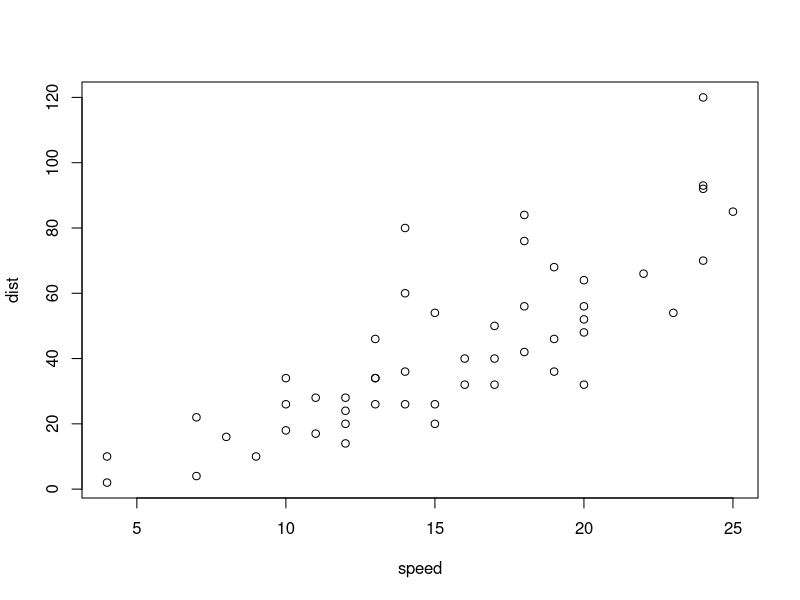
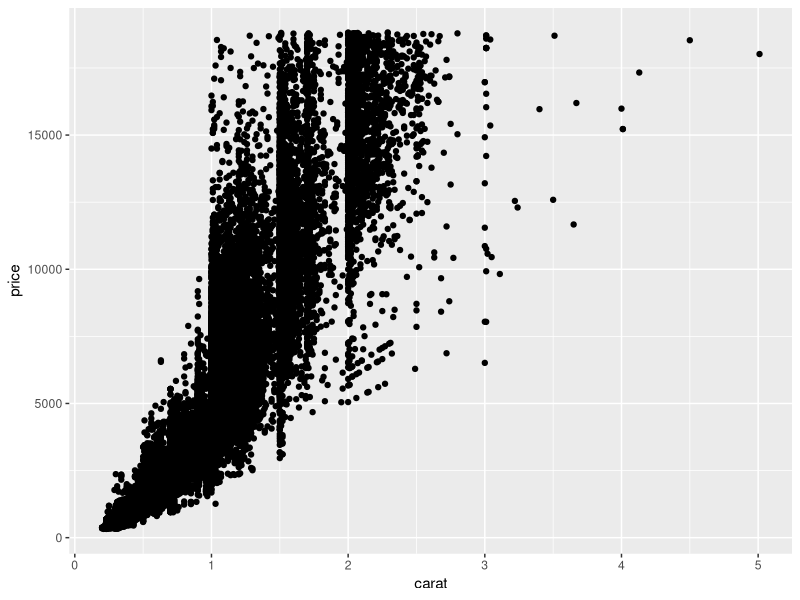
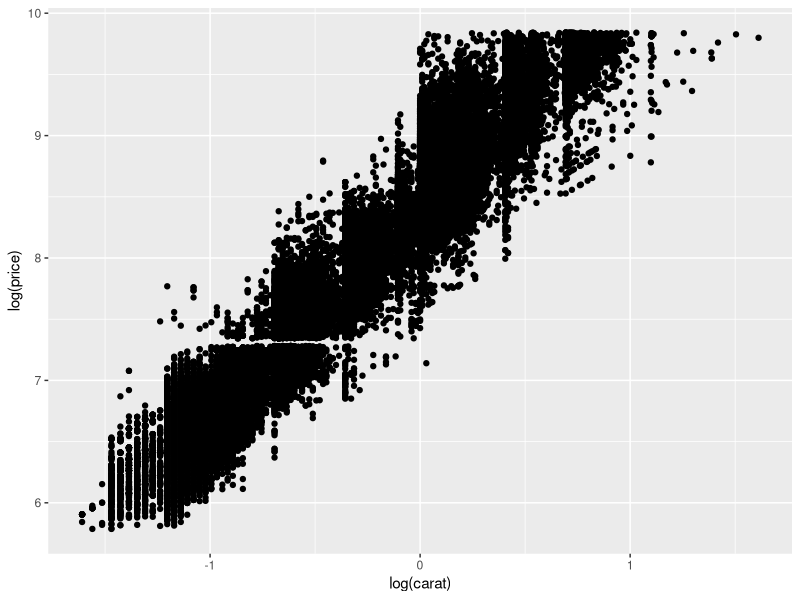
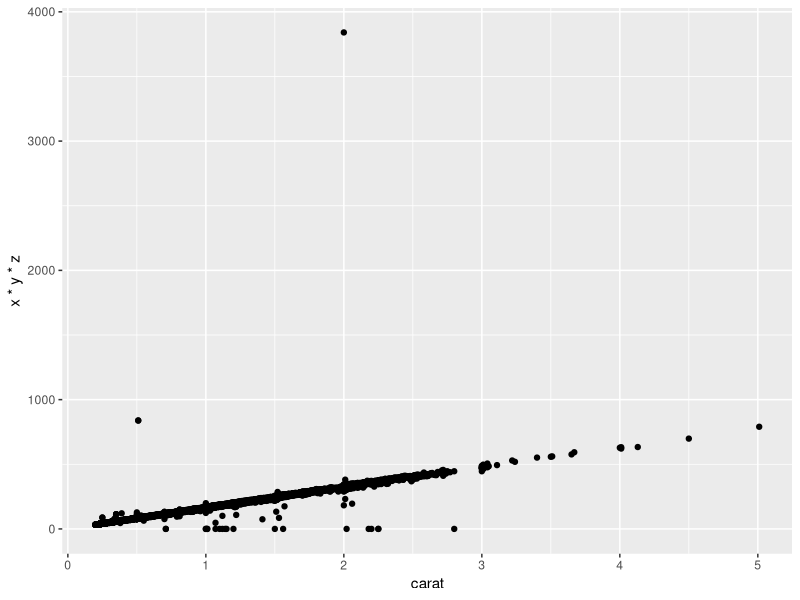
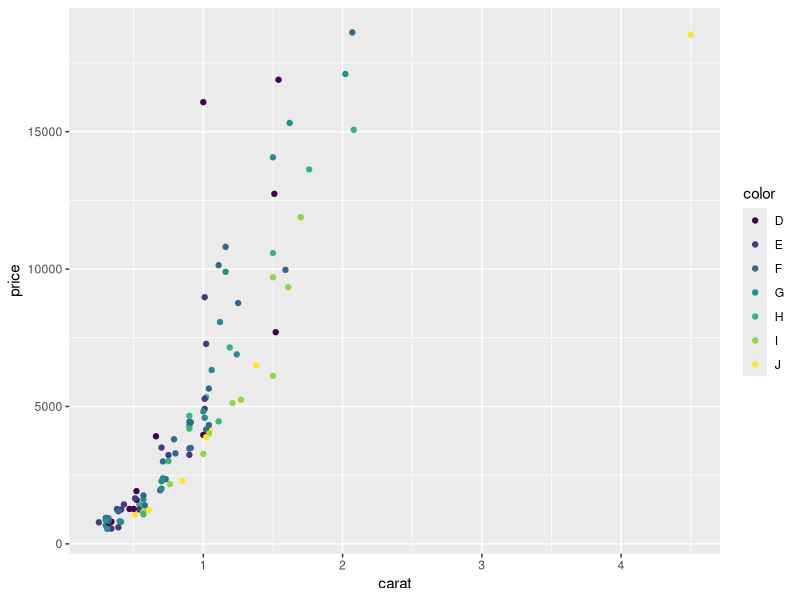
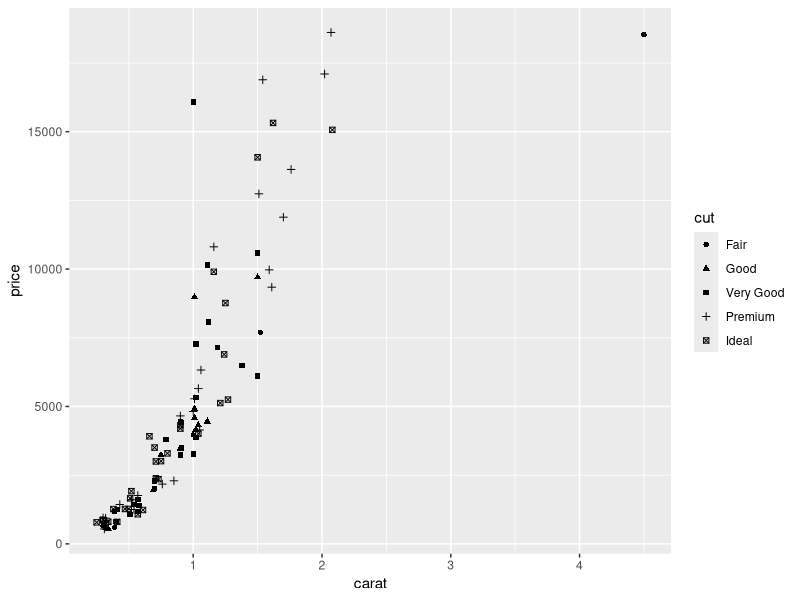
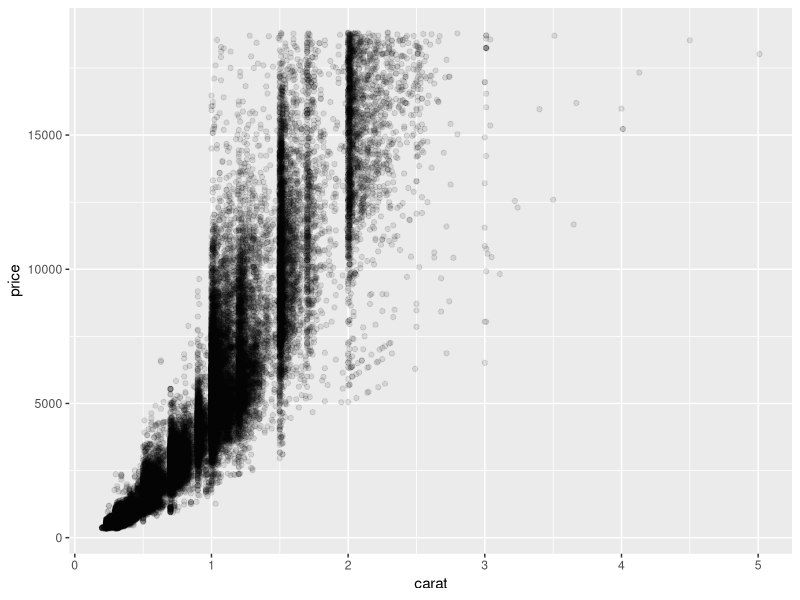
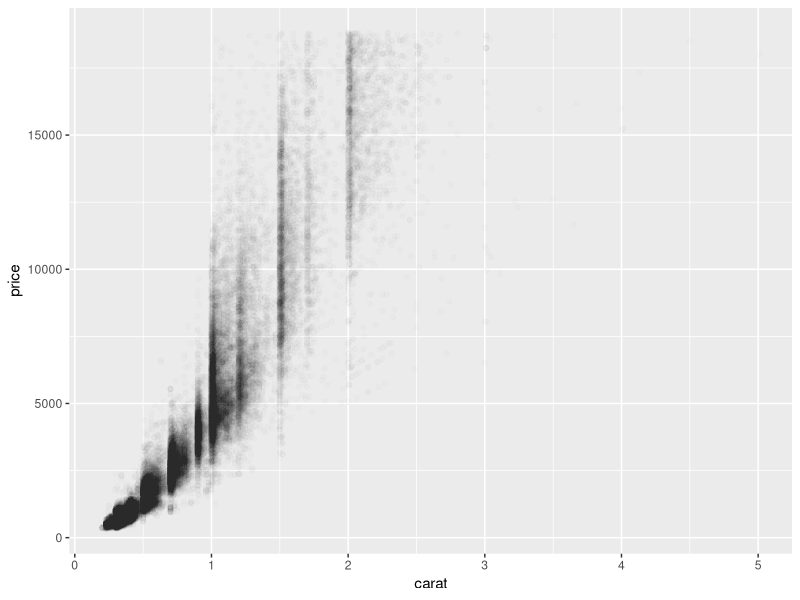

The R script that drew these images, in order:
## ---- chunk 1
summary(cars)
## ---- chunk 2
plot(cars)
## ---- chunk 3
library(ggplot2)

set.seed(1410)
dsmall = diamonds[sample(nrow(diamonds), 100),]

qplot(carat, price, data=diamonds)
qplot(log(carat), log(price), data=diamonds)
qplot(carat, x*y*z, data=diamonds)
qplot(carat, price, data=dsmall, color=color)
qplot(carat, price, data=dsmall, shape=cut)
qplot(carat, price, data=diamonds, alpha=I(1/10))
qplot(carat, price, data=diamonds, alpha=I(1/100))
qplot(carat, price, data=diamonds, alpha=I(1/200))
# color and shape work well for categorical values, size works well for continuous variables 
qplot(carat, price, data=dsmall, geom=c("point", "smooth"))
qplot(carat, price, data=diamonds, geom=c("point", "smooth"))
qplot(carat, price, data=dsmall, geom=c("point", "smooth"), span=0.2)
qplot(carat, price, data=dsmall, geom=c("point", "smooth"), span=1)

library(mgcv)
qplot(carat, price, data=dsmall, geom=c("point", "smooth"), method="gam", formula=y~s(x))
qplot(carat, price, data=dsmall, geom=c("point", "smooth"), method="gam", formula=y~s(x, bs="cs"))

library(splines)
qplot(carat, price, data=dsmall, geom=c("point", "smooth"), method="lm")
qplot(carat, price, data=dsmall, geom=c("point", "smooth"), method="lm", formula=y~ns(x,5))

library(MASS)
qplot(carat, price, data=dsmall, geom=c("point", "smooth"), method="rlm")

qplot(color, price/carat, data=diamonds, geom="boxplot")
qplot(color, price/carat, data=diamonds, geom="jitter", alpha=I(1/5))
qplot(color, price/carat, data=diamonds, geom="jitter", alpha=I(1/50))
qplot(color, price/carat, data=diamonds, geom="jitter", alpha=I(1/200))

qplot(carat, data=diamonds, geom="histogram")
qplot(carat, data=diamonds, geom="density")
qplot(carat, data=diamonds, geom="histogram", binwidth=1, xlim=c(0,3))
qplot(carat, data=diamonds, geom="histogram", binwidth=0.1, xlim=c(0,3))
qplot(carat, data=diamonds, geom="histogram", binwidth=0.01, xlim=c(0,3))
qplot(carat, data=diamonds, geom="histogram", fill=color)
qplot(carat, data=diamonds, geom="density", color=color)

qplot(color, data=diamonds, geom="bar")
qplot(color, data=diamonds, geom="bar", weight=carat) + scale_y_continuous("carat")

qplot(date, unemploy/pop, data=economics, geom="line")
qplot(date, uempmed, data=economics, geom="line")

str(economics)

df <- data.frame(
    x=c(3,1,5),
    y=c(2,4,6),
    label=c("a","b","c"))
p <- ggplot(df, aes(x, y, label=label)) + xlab(NULL) + ylab(NULL)
p + geom_point()
p + geom_point() + geom_text()
p + geom_text()
p + geom_bar(stat="identity")

library(maps)
data(us.cities)
big_cities <- subset(us.cities, pop > 500000)
map <- qplot(long, lat, data=big_cities)
map + borders("state", size=0.5)
